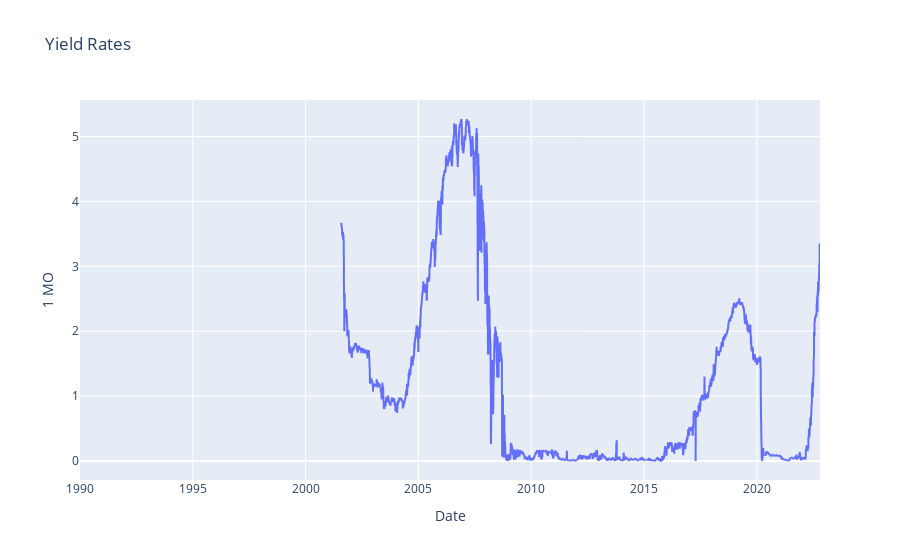

Notebook source saved alongside this figure:
### Code cell
fig = px.line(yield_df, x="Date", y="1 MO", title='Yield Rates')

fig.show()

### Figure 1 — Plotly figure (JSON) as saved in the notebook; plotly's stock layout.template omitted (floating-point values rounded to 4 significant figures; data arrays with more than 128 entries replaced by an {"elided": "..."} marker saying what was removed)
{"data": [{"hovertemplate": "Date=%{x}<br>1 MO=%{y}<extra></extra>", "legendgroup": "", "line": {"color": "#636efa", "dash": "solid"}, "marker": {"symbol": "circle"}, "mode": "lines", "name": "", "showlegend": false, "type": "scattergl", "x": {"elided": "8207 str values"}, "xaxis": "x", "y": {"elided": "8207 float values"}, "yaxis": "y"}], "layout": {"autosize": true, "legend": {"tracegroupgap": 0}, "title": {"text": "Yield Rates"}, "xaxis": {"anchor": "y", "autorange": true, "domain": [0, 1], "range": ["1990-01-02", "2022-10-18"], "title": {"text": "Date"}, "type": "date"}, "yaxis": {"anchor": "x", "autorange": true, "domain": [0, 1], "range": [-0.2928, 5.563], "title": {"text": "1 MO"}, "type": "linear"}}}
